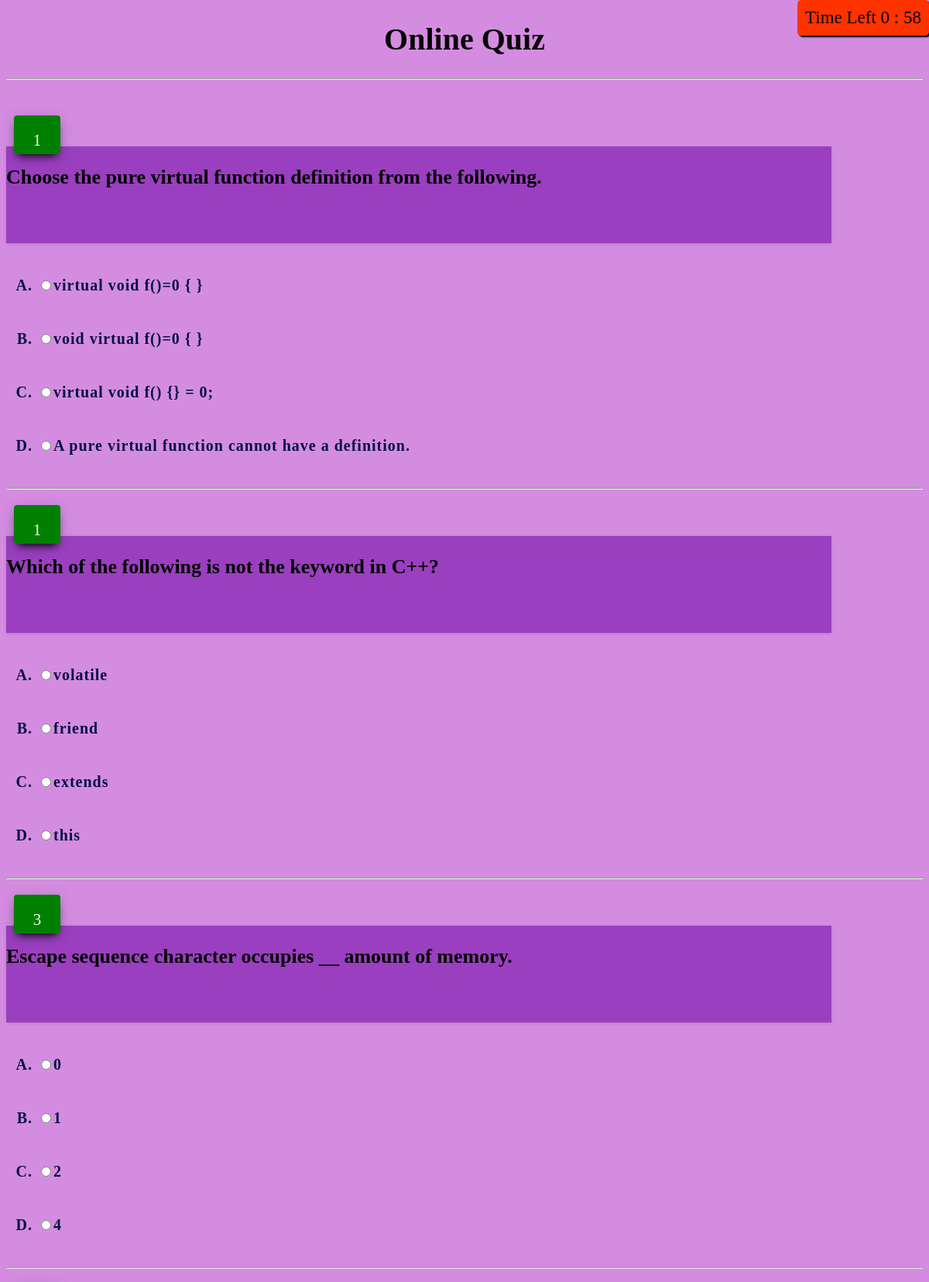
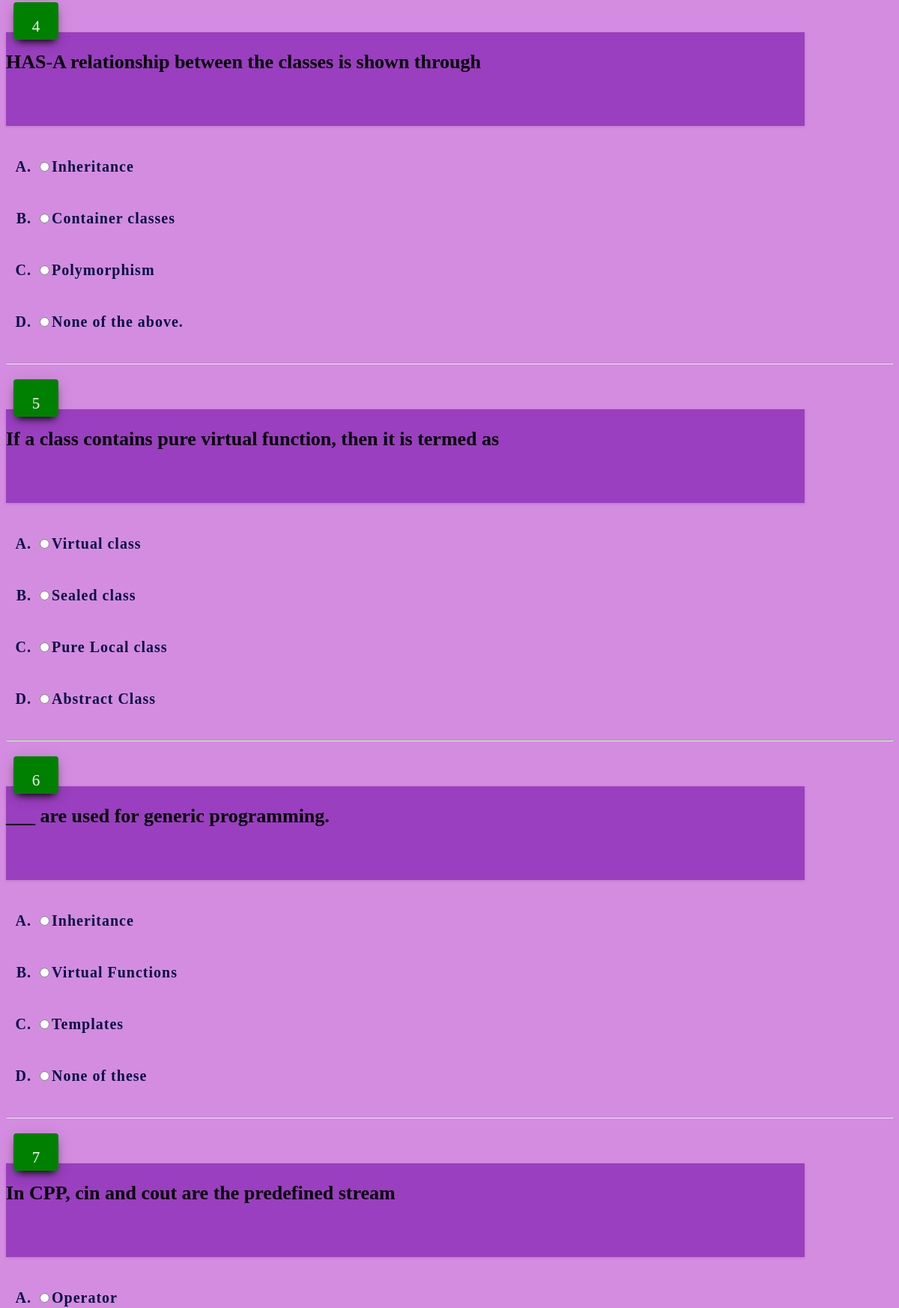
/cppq/ (signed in, upper part), run on the app's committed database (2 pictures, top to bottom).
### core/models.py (models this page shows, shortened)
class CPPTEST(models.Model):
	QUESTION_NO=models.IntegerField(default=0)
	QUESTION=models.CharField(max_length=300)
	OPTION1=models.CharField(max_length=300)
	OPTION2=models.CharField(max_length=300)
	OPTION3=models.CharField(max_length=300)
	OPTION4=models.CharField(max_length=300)
	ANSWER=models.IntegerField(default=0)

### core/views.py (the view)
# urls.py: url(r'^cppq/$', core_views.cppq, name='cppq'),
@login_required
def cppq(request):
    context = {
        'query_results' : CPPTEST.objects.all()
    }
    return render(request, 'cppq.html',context)

### mysite/templates/cppq.html (shortened to what this page needs)
{% load static %}
<!DOCTYPE html>
<html>
    <head>
{% load static %}
         <link rel="stylesheet" type="text/css" href={% static 'styleee.css' %}>
    </head>
    <body >
    <span id="remainingTime" style="position: fixed;font-size: 23px;background:#ff3300;border-radius: 5px;padding: 10px;box-shadow: 2px 2px 2px 0px;"></span>
        <form id="myform" action="/cppr/"  method="post">
            <center><h1 class ="hone">Online Quiz</h1></center>
<hr/>
<br>
    {% for item in query_results %}
                        <div class="question-panel">
            <div class="question" >
            <label class="question-label">{{ item.QUESTION_NO }}</label>
           <b>{{ item.QUESTION }}</b>
           </div>
           <ol  class ="op" type='A'>
        <br><b><li ><input type='radio' name="java{{item.QUESTION_NO}}" value='1' />{{item.OPTION1}}<br><br></li></b>
        <br><b><li ><input type='radio' name="java{{item.QUESTION_NO}}" value='2' />{{item.OPTION2}}<br><br></li></b>
        <br><b><li ><input type='radio' name="java{{item.QUESTION_NO}}" value='3'  />{{item.OPTION3}}<br><br></li></b>
        <br><b><li ><input type='radio' name="java{{item.QUESTION_NO}}" value='4'  />{{item.OPTION4}}<br><br></li></b>
           </ol>
           <hr/>
           </div>
      {% endfor %}
</form>
    </body>
</html>

### core/static/styleee.css (style rules this page uses)
body { background-color: #d48ce0; }
#remainingTime { top:0; right:0; }
.hone { color:#060606; font-family: "Palatino Linotype", "Book Antiqua", Palatino, serif; font-size:40px }
.op { color: #050f42; font-size: 20px; letter-spacing:1px; }
.question-label { position: relative; width: 60px; height: 30px; padding-top:20px; float: left; font-size: 21px; color: white; border-radius: 4px; margin-left:10px; text-align: center; margin-top: -65px; background: linear-gradient(360deg, green, green); box-shadow: 0 4px 20px 0px rgba(0, 0, 0, 0.14), 0 7px 10px -5px black; }
.question { margin-top: 60px; position: relative; padding-top: 25px; width: 90%; min-height: 100px; font-size: 26px; background-color: #9a3fbf; box-shadow: 0 1px 4px 0 rgba(0, 0, 0, 0.14); }

### data on the page
CPPTEST: QUESTION_NO "1", QUESTION "Choose the pure virtual function definition from the following.", OPTION1 "virtual void f()=0 { }", OPTION2 "void virtual f()=0 { }", OPTION3 "virtual void f() {} = 0;", OPTION4 "A pure virtual function cannot have a definition."
CPPTEST: QUESTION_NO "1", QUESTION "Which of the following is not the keyword in C++?", OPTION1 "volatile", OPTION2 "friend", OPTION3 "extends", OPTION4 "this"
CPPTEST: QUESTION_NO "3", QUESTION "Escape sequence character occupies __ amount of memory.", OPTION1 "0", OPTION2 "1", OPTION3 "2", OPTION4 "4"
CPPTEST: QUESTION_NO "4", QUESTION "HAS-A relationship between the classes is shown through", OPTION1 "Inheritance", OPTION2 "Container classes", OPTION3 "Polymorphism", OPTION4 "None of the above."
CPPTEST: QUESTION_NO "5", QUESTION "If a class contains pure virtual function, then it is termed as", OPTION1 "Virtual class", OPTION2 "Sealed class", OPTION3 "Pure Local class", OPTION4 "Abstract Class"
CPPTEST: QUESTION_NO "6", QUESTION "___ are used for generic programming.", OPTION1 "Inheritance", OPTION2 "Virtual Functions", OPTION3 "Templates", OPTION4 "None of these"
CPPTEST: QUESTION_NO "7", QUESTION "In CPP, cin and cout are the predefined stream", OPTION1 "Operator"
